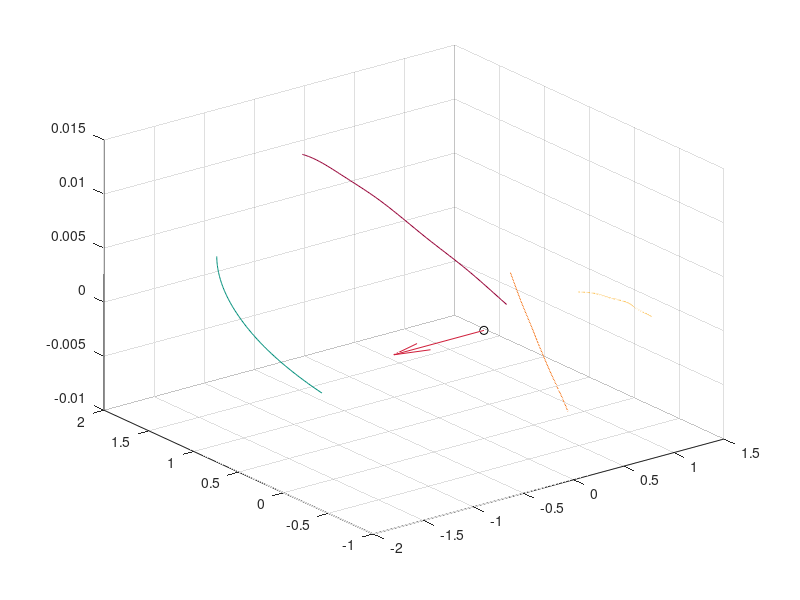

This figure's MATLAB source: (Note: this script raises an error after producing the figure.)
%% asteroid ref frame plots
clear
clc
load('16_mN_complete.mat')
load('MA4.mat')

% ----- plot for marco morgese
% --- cart -> sph
% --- plot3, with vector -[1,0,0] directed to the sun
% x = rho*sin(phi)*cos(theta);
% y = rho*sin(phi)*sin(theta);
% z = rho*cos(phi);
% [az,elev,r] = cart2sph(SC1.coasting.leg1.position_EA_frame_asteroid);
figure('Name','Ast Frame of Ref - Earth Position')
plot3(SC1.coasting.leg1.position_EA_frame_asteroid(:,1),...
    SC1.coasting.leg1.position_EA_frame_asteroid(:,2),...
    SC1.coasting.leg1.position_EA_frame_asteroid(:,3),'Color',colors(3,:),...
    'DisplayName','EA-Ast1');
hold on; grid on;
quiver3(0,0,0, -1, 0, 0, 'Color',colors(2,:),'DisplayName','To Sun');
plot3(0,0,0,'o','Color',colors(12,:),'DisplayName','Ast');
plot3(SC1.coasting.leg2.position_EA_frame_asteroid(:,1),...
    SC1.coasting.leg2.position_EA_frame_asteroid(:,2),...
    SC1.coasting.leg2.position_EA_frame_asteroid(:,3),'Color',colors(4,:),...
    'DisplayName','EA-Ast2');
plot3(SC2.coasting.lega.position_EA_frame_asteroid(:,1),...
    SC2.coasting.lega.position_EA_frame_asteroid(:,2),...
    SC2.coasting.lega.position_EA_frame_asteroid(:,3),'Color',colors(5,:),...
    'DisplayName','EA-Asta');
plot3(SC2.coasting.legb.position_EA_frame_asteroid(:,1),...
    SC2.coasting.legb.position_EA_frame_asteroid(:,2),...
    SC2.coasting.legb.position_EA_frame_asteroid(:,3),'Color',colors(6,:),...
    'DisplayName','EA-Astb');
plot3(-vecnorm(SC1.coasting.leg1.r_ast,2,2)./sim.DU,zeros(data.n_int,1),zeros(data.n_int,1),...
    'Color',colors(4,:),'DisplayName','Sun')
[x_sun,y_sun,z_sun] = sphere;
R_sun = astroConstants(3)*3./sim.DU; % AU, margined
x_sun = x_sun*R_sun;
y_sun = y_sun*R_sun;
z_sun = z_sun*R_sun;
xx_sun = -vecnorm(SC1.coasting.leg1.r_ast,2,2)./sim.DU;
yy_sun = 0; zz_sun = 0;
hs = surf(x_sun+max(xx_sun),y_sun+yy_sun,z_sun+zz_sun,'DisplayName','SUN');
hs.Annotation.LegendInformation.IconDisplayStyle = 'off';
legend('show'); axis equal; view(2); xlabel('x [AU]'); ylabel('y [AU]'); zlabel('z [AU]');

% ---- solar conjunction stuff
r_sun_ast = [max(xx_sun),0,0];
r_corona_ast = [max(xx_sun),0,0] + [R_sun,R_sun,R_sun];
sun_tan = atan(R_sun/abs(max(xx_sun)));
idx_y_crossing = 80;
xx_sun(idx_y_crossing);
EA_pos_x_behind = -norm(SC1.coasting.leg1.position_EA_frame_asteroid(idx_y_crossing,:)');
limit_up_conj = EA_pos_x_behind*[cos(sun_tan); sin(sun_tan); 0];
hl = line([0,limit_up_conj(1)],[0,limit_up_conj(2)],[0,limit_up_conj(3)],'Color',colors(6,:));
hl2 = line([0,limit_up_conj(1)],[0,-limit_up_conj(2)],[0,limit_up_conj(3)],'Color',colors(6,:));
hl.Annotation.LegendInformation.IconDisplayStyle = 'off';
hl2.Annotation.LegendInformation.IconDisplayStyle = 'off';

IDX_SCA = [];
for i=1:data.n_int
	if abs(SC1.coasting.leg1.position_EA_frame_asteroid(i,2))<abs(limit_up_conj(2))
        IDX_SCA = [IDX_SCA,i];
    end
end

TIMES_AT_WHICH_COMMS_FAILS = SC1.coasting.leg1.time(IDX_SCA);
INTERVAL_NOT_WORKING = TIMES_AT_WHICH_COMMS_FAILS(end) - TIMES_AT_WHICH_COMMS_FAILS(1);

% % --- comet dp
% figure('Name','COMET - Ast Frame of Ref - Earth Position')
% comet3(SC1.coasting.leg1.position_EA_frame_asteroid(:,1),...
%     SC1.coasting.leg1.position_EA_frame_asteroid(:,2),...
%     SC1.coasting.leg1.position_EA_frame_asteroid(:,3));
% hold on; grid on;
% quiver3(0,0,0, -1, 0, 0, 'Color',colors(2,:),'DisplayName','To Sun');
% plot3(0,0,0,'o','Color',colors(12,:),'DisplayName','Ast');
% legend('show'); axis equal; view(2); xlabel('x [AU]'); ylabel('y [AU]'); zlabel('z [AU]');

%% rel dist sc -earth and sc-ast.s
R_SC = MA.SC1.uniform.R;
time_vect_mjd2000 = MA.SC1.mjd2000_dep + MA.SC1.uniform.time/86400;

for i = 1:length(time_vect_mjd2000)
    [kep_EA(i,:), ksun] = uplanet(time_vect_mjd2000(i), 3); % Earth
    [rEA(i,1:3), vEA(i,1:3)] = sv_from_coe(kep_EA(i,:),ksun); %km, km/s
    
    [kep_ast_1(i,:)] = uNEO3(time_vect_mjd2000(i),MA.SC1.asteroid_1,EphData);
    [r_ast_1(i,1:3),v_ast_1(i,1:3)] = sv_from_coe(kep_ast_1(i,:),ksun); % km, km/s
    
    [kep_ast_2(i,:)] = uNEO3(time_vect_mjd2000(i),MA.SC1.asteroid_2,EphData);
    [r_ast_2(i,1:3),v_ast_2(i,1:3)] = sv_from_coe(kep_ast_2(i,:),ksun); % km, km/s
end

diff_SC_EA = vecnorm(R_SC - rEA,2,2)/sim.DU;
diff_SC_ast1 = vecnorm(R_SC - r_ast_1,2,2)/sim.DU;
diff_SC_ast2 = vecnorm(R_SC - r_ast_2,2,2)/sim.DU;

figure('Name','Rel Distance SC - Objects')
plot(time_vect_mjd2000,diff_SC_EA,'Color',colors(1,:),'DisplayName','SC-Earth')
hold on; grid on;
xlabel('time [mjd2000]'); ylabel('dist [AU]');
plot(time_vect_mjd2000,diff_SC_ast1,'Color',colors(2,:),'DisplayName','SC-Ast 1')
plot(time_vect_mjd2000,diff_SC_ast2,'Color',colors(3,:),'DisplayName','SC-Ast 2')
legend('show')

%% mdt
AU=sim.DU;
% ---- SC1
t1 = MA.SC1.leg1.timead;
t2 = t1(end)+MA.SC1.coasting.leg1.time;
t3 = t2(end)+MA.SC1.leg2.timead;
t4 = t3(end)+MA.SC1.coasting.leg2.time;
day_vect = MA.SC1.mjd2000_dep+t1/(3600*24);
day_vect2 = MA.SC1.mjd2000_dep+t2/(3600*24);
day_vect3 = MA.SC1.mjd2000_dep+t3/(3600*24);
day_vect4 = MA.SC1.mjd2000_dep+t4/(3600*24);
t=[day_vect; day_vect2; day_vect3 ; day_vect4];

for i=1:length(t1)
    % earth
    [kep_EA,mu_sun] = uplanet(day_vect(i),3); % km,-,rad,rad,rad,rad
    [kep_EA2,~] = uplanet(day_vect2(i),3);
    [kep_EA3,~] = uplanet(day_vect3(i),3);
    [kep_EA4,~] = uplanet(day_vect4(i),3);
    [r_EA(i,:),~] = sv_from_coe(kep_EA,mu_sun);
    [r_EA2(i,:),~] = sv_from_coe(kep_EA2,mu_sun);
    [r_EA3(i,:),~] = sv_from_coe(kep_EA3,mu_sun);
    [r_EA4(i,:),~] = sv_from_coe(kep_EA4,mu_sun); 
    
    % ast.s
    [kep_ast_1_1(i,:)] = uNEO3(day_vect(i),MA.SC1.asteroid_1,EphData);
    [kep_ast_1_2(i,:)] = uNEO3(day_vect2(i),MA.SC1.asteroid_1,EphData);
    [kep_ast_1_3(i,:)] = uNEO3(day_vect3(i),MA.SC1.asteroid_1,EphData);
    [kep_ast_1_4(i,:)] = uNEO3(day_vect4(i),MA.SC1.asteroid_1,EphData);
    [kep_ast_2_1(i,:)] = uNEO3(day_vect(i),MA.SC1.asteroid_2,EphData);
    [kep_ast_2_2(i,:)] = uNEO3(day_vect2(i),MA.SC1.asteroid_2,EphData);
    [kep_ast_2_3(i,:)] = uNEO3(day_vect3(i),MA.SC1.asteroid_2,EphData);
    [kep_ast_2_4(i,:)] = uNEO3(day_vect4(i),MA.SC1.asteroid_2,EphData);
    [r_ast_1_1(i,:),~] = sv_from_coe(kep_ast_1_1(i,:),mu_sun);
    [r_ast_1_2(i,:),~] = sv_from_coe(kep_ast_1_2(i,:),mu_sun);
    [r_ast_1_3(i,:),~] = sv_from_coe(kep_ast_1_3(i,:),mu_sun);
    [r_ast_1_4(i,:),~] = sv_from_coe(kep_ast_1_4(i,:),mu_sun);
    [r_ast_2_1(i,:),~] = sv_from_coe(kep_ast_2_1(i,:),mu_sun); 
    [r_ast_2_2(i,:),~] = sv_from_coe(kep_ast_2_2(i,:),mu_sun); 
    [r_ast_2_3(i,:),~] = sv_from_coe(kep_ast_2_3(i,:),mu_sun); 
    [r_ast_2_4(i,:),~] = sv_from_coe(kep_ast_2_4(i,:),mu_sun);  
end

% --- rel motion SC EA
rel_motion_EA = MA.SC1.leg1.EPS.R_cartesian - r_EA;
rel_motion_EA2 = MA.SC1.coasting.leg1.r_ast - r_EA2;
rel_motion_EA3 = MA.SC1.leg2.EPS.R_cartesian - r_EA3;
rel_motion_EA4 = MA.SC1.coasting.leg2.r_ast - r_EA4;
rel_magn_SC1_EA = [vecnorm(rel_motion_EA,2,2)/AU; vecnorm(rel_motion_EA2,2,2)/AU; ...
     vecnorm(rel_motion_EA3,2,2)/AU; vecnorm(rel_motion_EA4,2,2)/AU];
 
% ast motion but coherent
SC1.coherent_coasting.ast1 = time_and_distance_at_asteroid(MA.SC1.asteroid_1,day_vect2(1),...
    day_vect2(end),EphData,sim,length(t2));
SC1.coherent_coasting.ast2 = time_and_distance_at_asteroid(MA.SC1.asteroid_2,day_vect4(1),...
    day_vect4(end),EphData,sim,length(t4));

% --- rel motion SC ast.s
rel_motion_ast1_1 = MA.SC1.leg1.EPS.R_cartesian - r_ast_1_1;
rel_motion_ast1_2 = SC1.coherent_coasting.ast1.r_ast - r_ast_1_2;
rel_motion_ast1_3 = MA.SC1.leg2.EPS.R_cartesian - r_ast_1_3;
rel_motion_ast1_4 = SC1.coherent_coasting.ast2.r_ast - r_ast_1_4;
rel_motion_ast2_1 = MA.SC1.leg1.EPS.R_cartesian - r_ast_2_1;
rel_motion_ast2_2 = SC1.coherent_coasting.ast1.r_ast - r_ast_2_2;
rel_motion_ast2_3 = MA.SC1.leg2.EPS.R_cartesian - r_ast_2_3;
rel_motion_ast2_4 = SC1.coherent_coasting.ast2.r_ast - r_ast_2_4;
rel_magn_SC1_ast1 = [vecnorm(rel_motion_ast1_1,2,2)/AU; vecnorm(rel_motion_ast1_2,2,2)/AU; ...
     vecnorm(rel_motion_ast1_3,2,2)/AU; vecnorm(rel_motion_ast1_4,2,2)/AU];
rel_magn_SC1_ast2 = [vecnorm(rel_motion_ast2_1,2,2)/AU; vecnorm(rel_motion_ast2_2,2,2)/AU; ...
     vecnorm(rel_motion_ast2_3,2,2)/AU; vecnorm(rel_motion_ast2_4,2,2)/AU];

for i=1:length(t)
t_date_SC1(i,:) = mjd20002date(t(i));
end

figure()
plot(datenum(datetime(t_date_SC1)),rel_magn_SC1_EA,'Color',colors(1,:),'LineWidth',2)
hold on; grid on;
plot(datenum(datetime(t_date_SC1)),rel_magn_SC1_ast1,'Color',colors(2,:),'LineWidth',2)
plot(datenum(datetime(t_date_SC1)),rel_magn_SC1_ast2,'Color',colors(3,:),'LineWidth',2)
datetick('x','yyyy mmm dd','keepticks')
xlim tight
xlabel('Mission Date')
ylabel('Distance [AU]')
xtickangle(30)
legend('SC1 - Earth','SC1 - Asteroid 1','SC1 - Asteroid 2','FontSize',13)

%% - faking lol
% --- when the big change happens
% --- at ast encounters, so position 100 for the 1st ast
% at 2nd ast is at element 300
% idx_faz = 101;
% % first_ast_zero = rel_magn_SC1_ast1(idx_faz); % the 0
% min_smoothing_prev = min(rel_magn_SC1_ast1(idx_faz-15:idx_faz-1));
% idx_start_spline = find(min_smoothing_prev == rel_magn_SC1_ast1);
% x = [t(idx_start_spline),t(idx_start_spline+...
%     ceil((idx_faz-idx_start_spline)/3)),t(idx_start_spline+...
%     ceil((idx_faz-idx_start_spline)*2/3)),t(idx_faz)];
% y = [min_smoothing_prev,min_smoothing_prev*2/3,min_smoothing_prev/3,0];
% xx = linspace(t(idx_start_spline),t(idx_faz),(idx_faz-idx_start_spline)+1);
% rel_magn_SC1_ast1(idx_start_spline:idx_faz) = spline(x,y,xx);
% rel_magn_SC1_ast1 = smooth(rel_magn_SC1_ast1,5);

rel_magn_SC1_ast1 = faking_a_bit(rel_magn_SC1_ast1,t,101,15,-1);
rel_magn_SC1_ast1 = faking_a_bit(rel_magn_SC1_ast1,t,198,20,+1);
rel_magn_SC1_ast1 = faking_a_bit(rel_magn_SC1_ast1,t,293,20,+1);

rel_magn_SC1_ast2 = faking_a_bit(rel_magn_SC1_ast2,t,100,101,+1);
rel_magn_SC1_ast2 = faking_a_bit(rel_magn_SC1_ast2,t,303,20,-1);
rel_magn_SC1_ast2(240:303) = rel_magn_SC1_ast2(240:303).*exp(-5e-8*t1(1:303-240+1));

figure()
plot(datenum(datetime(t_date_SC1)),rel_magn_SC1_EA,'Color',colors(1,:),'LineWidth',2)
hold on; grid on;
plot(datenum(datetime(t_date_SC1)),rel_magn_SC1_ast1,'Color',colors(2,:),'LineWidth',2)
plot(datenum(datetime(t_date_SC1)),rel_magn_SC1_ast2,'Color',colors(3,:),'LineWidth',2)
datetick('x','yyyy mmm dd','keepticks')
xlim tight
xlabel('Mission Date')
ylabel('Distance [AU]')
xtickangle(30)
legend('SC1 - Earth','SC1 - Asteroid 1','SC1 - Asteroid 2','FontSize',13)

%%
% ---- SC2
t1 = MA.SC2.lega.timead;
t2 = t1(end)+MA.SC2.coasting.lega.time;
t3 = t2(end)+MA.SC2.legb.timead;
t4 = t3(end)+MA.SC2.coasting.legb.time;
day_vect = MA.SC2.mjd2000_dep+t1./(3600*24);
day_vect2 = MA.SC2.mjd2000_dep+t2./(3600*24);
day_vect3 = MA.SC2.mjd2000_dep+t3./(3600*24);
day_vect4 = MA.SC2.mjd2000_dep+t4./(3600*24);
t5=[day_vect; day_vect2; day_vect3 ; day_vect4];
for i=1:length(t1)
    [kep_EA,~] = uplanet(day_vect(i),3); % km,-,rad,rad,rad,rad
    [kep_EA2,~] = uplanet(day_vect2(i),3);
    [kep_EA3,~] = uplanet(day_vect3(i),3);
    [kep_EA4,~] = uplanet(day_vect4(i),3);
    [r_EA(i,:),~] = sv_from_coe(kep_EA,mu_sun);
    [r_EA2(i,:),~] = sv_from_coe(kep_EA2,mu_sun);
    [r_EA3(i,:),~] = sv_from_coe(kep_EA3,mu_sun);
    [r_EA4(i,:),~] = sv_from_coe(kep_EA4,mu_sun);
end
rel_motion_EA = MA.SC2.lega.EPS.R_cartesian - r_EA;
rel_motion_EA2 = MA.SC2.coasting.lega.r_ast - r_EA2;
rel_motion_EA3 = MA.SC2.legb.EPS.R_cartesian - r_EA3;
rel_motion_EA4 = MA.SC2.coasting.legb.r_ast - r_EA4;

AU=sim.DU;
rel_magn_SC2 = [vecnorm(rel_motion_EA,2,2)./AU; vecnorm(rel_motion_EA2,2,2)./AU; ...
     vecnorm(rel_motion_EA3,2,2)./AU; vecnorm(rel_motion_EA4,2,2)./AU];
for i=1:length(t5)
t_date_SC2(i,:)=mjd20002date(t5(i));
end

% ---- plots
figure()
subplot(2,1,1)
plot(datenum(datetime(t_date_SC1)),rel_magn_SC1_EA,'Color',colors(3,:),'LineWidth',2)
hold on
plot(datenum(datetime(t_date_SC1(101:200,:))),rel_magn_SC1_EA(101:200),'Color',colors(2,:),'LineWidth',2.5)
plot(datenum(datetime(t_date_SC1(301:400,:))),rel_magn_SC1_EA(301:400),'Color',colors(2,:),'LineWidth',2.5)
datetick('x','yyyy mmm dd','keepticks')
xlim tight
xlabel('Mission Date','FontSize',15)
ylabel('Distance [AU]','FontSize',15)
xtickangle(45)
legend('SC1 Cruise','SC1 Asteroid Coasting','FontSize',13)
grid minor
subplot(2,1,2)
plot(datenum(datetime(t_date_SC2)),rel_magn_SC2,'Color',colors(3,:),'LineWidth',2)
hold on
plot(datenum(datetime(t_date_SC2(101:200,:))),rel_magn_SC2(101:200),'Color',colors(2,:),'LineWidth',2.5)
plot(datenum(datetime(t_date_SC2(301:400,:))),rel_magn_SC2(301:400),'Color',colors(2,:),'LineWidth',2.5)
datetick('x','yyyy mmm dd','keepticks')
xlim tight
grid minor
xlabel('Mission Date ','FontSize',15)
ylabel('Distance [AU]','FontSize',15)
xtickangle(45)
legend('SC2 Cruise','SC2 Asteroid Coasting','FontSize',13)

